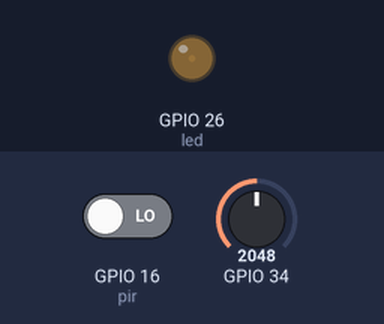
A program run on a simulated ESP32 board running MicroPython. Parts: output pins drawn as LEDs (lit = HIGH). Inputs (shaded band) come from the test bench; at power-on: GPIO 16 (pir) LOW, GPIO 34 = 2048 (analog values on the 0–4095 scale). What the program prints to the serial console is not drawn.

Above: at 0.05 s.
At 0.5 s:
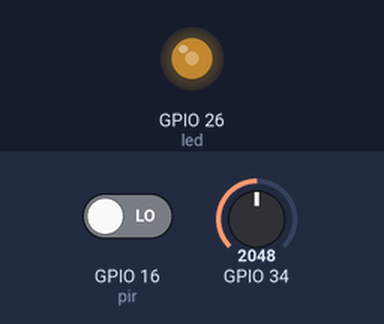
At 0.95 s:
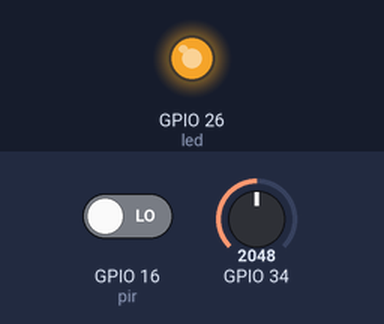
At 1.85 s:
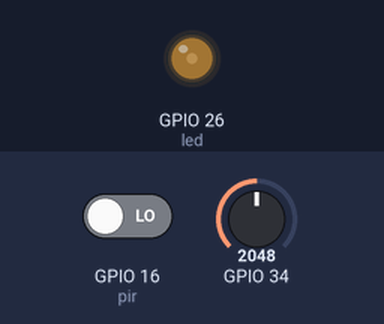
Timing chart, 0 to 40.0 s (numbered marks = the images above):
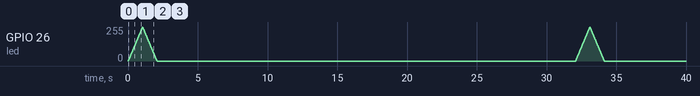

The program:

main.py
```python
import network
import espnow
from machine import Pin, PWM
from utime import sleep, ticks_ms, ticks_diff
from battery_percentage import get_battery_percentage

led = Pin(26, Pin.OUT)
pwm = PWM(led)
pwm.freq(1000)

def pulse_led(pwm, duration=2, max_duty=1023):
    step_time = 0.01
    steps = int(duration / step_time / 2)

    # Gradually increase brightness
    for duty in range(0, max_duty, max_duty // steps):
        pwm.duty(duty)
        sleep(step_time)

    # Gradually decrease brightness
    for duty in range(max_duty, -1, -(max_duty // steps)):
        pwm.duty(duty)
        sleep(step_time)

    # Return PWM to initial state (LED off)
    pwm.duty(0)
    sleep(30)  # Keep LED off for 30 seconds before next pulse


motion = False

def handle_interrupt(pin):
    global motion
    motion = True

pir = Pin(16, Pin.IN)
pir.irq(trigger=Pin.IRQ_RISING, handler=handle_interrupt)

IN1 = Pin(21, Pin.OUT)
IN2 = Pin(22, Pin.OUT)
IN3 = Pin(32, Pin.OUT)
IN4 = Pin(33, Pin.OUT)

pins = [IN1, IN2, IN3, IN4]

sequence = [[1, 0, 0, 0], [0, 1, 0, 0], [0, 0, 1, 0], [0, 0, 0, 1]]
sequence1 = [[0, 0, 0, 1], [0, 0, 1, 0], [0, 1, 0, 0], [1, 0, 0, 0]]

station = network.WLAN(network.STA_IF)
station.active(True)

esp_now = espnow.ESPNow()
esp_now.active(True)
peer = b'\xB0\xA7\x32\xDD\x70\x08'
esp_now.add_peer(peer)

def open_lit():
    start_time = ticks_ms()
    while ticks_diff(ticks_ms(), start_time) < 5000:
        for step in sequence:
            for i in range(len(pins)):
                pins[i].value(step[i])
                sleep(0.001)

def close_lit():
    start_time = ticks_ms()
    while ticks_diff(ticks_ms(), start_time) < 5000:
        for step in sequence1:
            for i in range(len(pins)):
                pins[i].value(step[i])
                sleep(0.001)

def pir_open():
    global motion
    count = 0
    while True:
        pulse_led(pwm, duration=2, max_duty=1023)
        if motion:
            print("ON")
            open_lit()
            close_lit()
            count += 1
            print(f"Antal gange åbnet: {count}")
            battery_percentage = get_battery_percentage()
            string_to_send = f"8c {count} {battery_percentage}"
            esp_now.send(peer, string_to_send)
            print(string_to_send)
            sleep(5)

            print("OFF")
            motion = False

    return count


pir_open()
```

battery_percentage.py
```python
from machine import ADC
from adc_sub import ADC_substitute

pin_battery = 34  # The battery measurement input pin (ADC1_6)

# Battery
battery = ADC_substitute(pin_battery)  # Replace with ADC(pin_battery) if using the built-in ADC

# Calibration values
ip1 = 1450  # Measured value when the battery is fully discharged
ip2 = 2400  # Measured value when the battery is fully charged
bp1 = 10     # Battery percentage when fully discharged
bp2 = 100   # Battery percentage when fully charged

# Calculate the slope and intercept for linear interpolation
alpha = (bp2 - bp1) / (ip2 - ip1)
beta = bp1 - alpha * ip1

def get_battery_percentage():
    ip = battery.read_adc()  # Replace with battery.read_voltage() if using the built-in ADC
    # Uncomment the line below for debugging or calibration
    # print("Raw ADC Reading:", ip)

    # Calculate the battery percentage based on the measured input value
    bp = alpha * ip + beta
    bp = int(max(0, min(bp, 100)))  # Ensure the value is within the valid range

    return bp

# Example of using the battery percentage
battery_percentage = get_battery_percentage()
print("Battery Percentage:", battery_percentage)
```

adc_sub.py
```python
# An ESP32 ADC substituting library usable from 200 mV to 2,4 V
#
# This library mitigates some of the ESP32 ADC problems:
# - noise: by averaging over 256 measurement
# - 100 mV late start, and
# - non linearity: by using own formula
#
# The library uses a fixed attenuation of 11 dB and 12 bits

from machine import ADC, Pin

class ADC_substitute():

    __adc = None

    # ADC value to voltage first degree equation coefficients
    __alpha = 0.000838616
    __beta = 0.097068


    def __init__(self, pin_adc):
        self.__adc = ADC(Pin(pin_adc))
        self.__adc.atten(ADC.ATTN_11DB)
        self.__adc.width(ADC.WIDTH_12BIT)


    def read_adc(self):
        adc_val = 0
        for i in range(256):
            adc_val += self.__adc.read()
        adc_val = adc_val >> 8

        return adc_val


    def read_voltage(self):
        adc_val = self.read_adc()

        return self.__alpha * adc_val + self.__beta
```

boot.py
```python
import sys
sys.path.reverse()
print("\n\n\nESP32 starter op")
```
